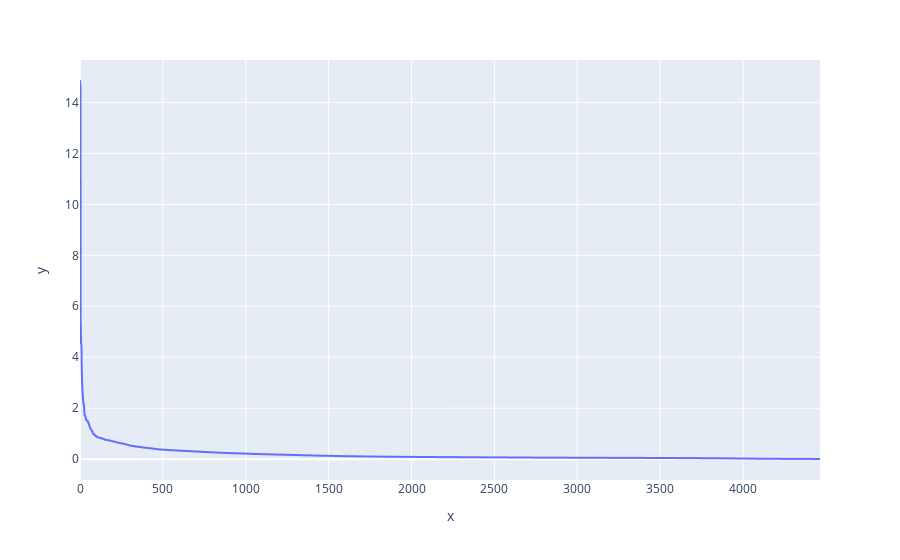

This figure's notebook cell:
### Markdown cell above
- The elbow is somewhere between 0.8 and 1.2.
  
  However, after visualizing the Scatter Plot, epsilon 0.8 or 1.2 give disappointing results.

  Therefore, we will arbitarily choose epsilon based on silhouette score instead of the elbow method.

### Code cell
# predicting epsilon for DBSCAN
def isolate():
    X_train_final = preprocessor.fit_transform(X=X_train)

    neigh = NearestNeighbors(n_neighbors=6)
    neigh.fit(X=X_train_final)

    distances, _ = neigh.kneighbors(X=X_train_final)

    distances = np.sort(distances, axis=0)

    farthest_distances = distances[:,-1]
    farthest_distances[::-1].sort() # hack.

    fig = px.line(y=farthest_distances)
    fig.show()

isolate()

### Figure 1 — Plotly figure (JSON) as saved in the notebook; plotly's stock layout.template omitted (floating-point values rounded to 4 significant figures; data arrays with more than 128 entries replaced by an {"elided": "..."} marker saying what was removed)
{"data": [{"hovertemplate": "x=%{x}<br>y=%{y}<extra></extra>", "legendgroup": "", "line": {"color": "#636efa", "dash": "solid"}, "marker": {"symbol": "circle"}, "mode": "lines", "name": "", "showlegend": false, "type": "scattergl", "x": {"elided": "4465 int values"}, "xaxis": "x", "y": {"elided": "4465 float values"}, "yaxis": "y"}], "layout": {"legend": {"tracegroupgap": 0}, "margin": {"t": 60}, "xaxis": {"anchor": "y", "domain": [0, 1], "title": {"text": "x"}}, "yaxis": {"anchor": "x", "domain": [0, 1], "title": {"text": "y"}}}}
